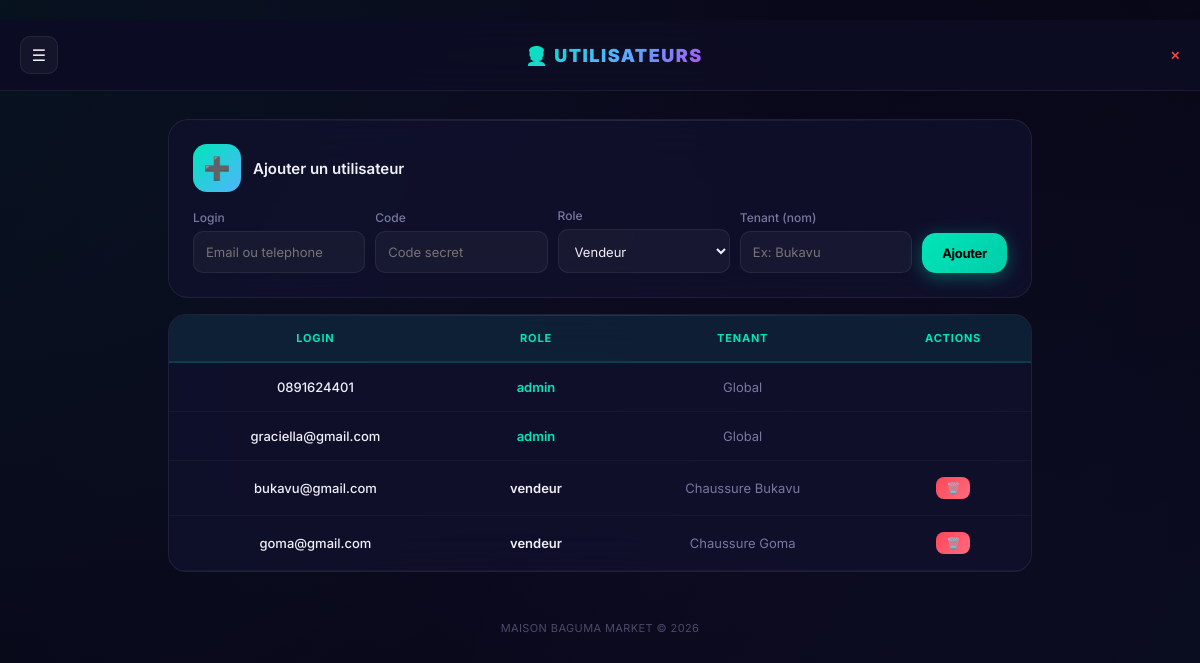
The app's page /utilisateurs (signed in) with its own data.
### tables this page shows
CREATE TABLE utilisateurs (id INTEGER PRIMARY KEY, login TEXT UNIQUE, code TEXT, tenant_id INTEGER DEFAULT 0, role TEXT DEFAULT 'vendeur');

CREATE TABLE tenants (id INTEGER PRIMARY KEY, nom TEXT UNIQUE NOT NULL, actif INTEGER DEFAULT 1, date_creation TEXT, localisation TEXT DEFAULT '', type_commerce TEXT DEFAULT 'Chaussures');

### web.py (the view)
@app.route("/utilisateurs")
@login_required
def utilisateurs():
    if not is_admin():
        return redirect(url_for("dashboard"))
    conn = get_db()
    users = db_fetchall(conn, """SELECT u.id, u.login, u.role, u.tenant_id, t.nom as tenant_nom
        FROM utilisateurs u LEFT JOIN tenants t ON u.tenant_id=t.id ORDER BY u.id""")
    tenants = db_fetchall(conn, "SELECT id, nom FROM tenants WHERE actif=1 ORDER BY id")
    conn.close()
    return render_template("utilisateurs.html", users=users, tenants=tenants, is_admin=is_admin())

### web.py (called while the page is built, shortened)
@app.after_request
def add_headers(response):
    if request.path.startswith("/static/"):
        response.headers["Cache-Control"] = "public, max-age=86400"
    else:
        response.headers["Cache-Control"] = "no-store, no-cache, must-revalidate, max-age=0"
        response.headers["Pragma"] = "no-cache"
        response.headers["Expires"] = "0"
    return response

def get_db():
    if IS_PG:
        import psycopg
        import psycopg.rows
        conn = psycopg.connect(DB_URL, sslmode="require", row_factory=psycopg.rows.dict_row)
        return conn
    else:
        import sqlite3
        conn = sqlite3.connect(LOCAL_DB)
        conn.row_factory = sqlite3.Row
        return conn

def db_fetchone(conn, sql, params=()):
    cur = conn.execute(sql, params)
    return cur.fetchone()

def db_fetchall(conn, sql, params=()):
    cur = conn.execute(sql, params)
    return cur.fetchall()

def login_required(f):
    from functools import wraps
    @wraps(f)
    def decorated(*args, **kwargs):
        if "user_id" not in session:
            return redirect(url_for("login"))
        return f(*args, **kwargs)
    return decorated

def is_admin():
    return session.get("tenant_id", 0) == 0 and session.get("role") == "admin"

def get_effective_tid():
    if is_admin():
        return session.get("view_tenant")
    return session.get("tenant_id")

def get_mode_dg(conn, tenant_id):
    cur = conn.execute("SELECT value FROM settings WHERE tenant_id=%s AND key='mode_dg'" if IS_PG else
                       "SELECT value FROM settings WHERE tenant_id=? AND key='mode_dg'", (tenant_id,))
    row = cur.fetchone()
    if row:
        v = row[0] if isinstance(row, tuple) else row.get("value", "")
        if str(v) == "1" or v == 1 or v is True:
            return True
    return False

### templates/utilisateurs.html (shortened to what this page needs)
﻿{% extends "base.html" %}
{% block body %}
<div class="topbar">
<button class="menu-btn" onclick="toggleNav()">☰</button><h1 class="brand">👮 Utilisateurs</h1><a href="/logout" style="color:var(--red);font-size:12px;font-weight:600">✕</a></div>
<div class="container">
<div class="card" style="border-radius:20px;padding:24px;margin-bottom:16px">
<div style="display:flex;align-items:center;gap:12px;margin-bottom:16px">
<div style="width:48px;height:48px;background:linear-gradient(135deg,var(--accent),var(--blue));border-radius:14px;display:flex;align-items:center;justify-content:center;font-size:22px">➕</div>
<p style="font-size:15px;font-weight:600">Ajouter un utilisateur</p>
</div>
<form method="POST" action="/utilisateurs/new" style="display:flex;gap:10px;flex-wrap:wrap;align-items:end">
<div style="flex:1;min-width:120px"><label style="font-size:12px;color:var(--txt2);font-weight:500;display:block;margin-bottom:6px">Login</label><input type="text" name="login" required placeholder="Email ou telephone" style="width:100%;padding:12px;background:rgba(255,255,255,0.04);border:1px solid var(--glass-border);border-radius:10px;color:var(--txt);font-family:inherit;font-size:13px;outline:none"></div>
<div style="flex:1;min-width:120px"><label style="font-size:12px;color:var(--txt2);font-weight:500;display:block;margin-bottom:6px">Code</label><input type="text" name="code" required placeholder="Code secret" style="width:100%;padding:12px;background:rgba(255,255,255,0.04);border:1px solid var(--glass-border);border-radius:10px;color:var(--txt);font-family:inherit;font-size:13px;outline:none"></div>
<div style="flex:1;min-width:120px"><label style="font-size:12px;color:var(--txt2);font-weight:500;display:block;margin-bottom:6px">Role</label>
<select name="role" id="roleSelect" onchange="toggleTenant()" style="width:100%;padding:12px;background:rgba(255,255,255,0.04);border:1px solid var(--glass-border);border-radius:10px;color:var(--txt);font-family:inherit;font-size:13px;outline:none">
<option value="vendeur">Vendeur</option>
</select></div>
<div style="flex:1;min-width:120px" id="tenantField"><label style="font-size:12px;color:var(--txt2);font-weight:500;display:block;margin-bottom:6px">Tenant (nom)</label><input type="text" name="tenant_nom" placeholder="Ex: Bukavu" list="tenants-list" style="width:100%;padding:12px;background:rgba(255,255,255,0.04);border:1px solid var(--glass-border);border-radius:10px;color:var(--txt);font-family:inherit;font-size:13px;outline:none">
<datalist id="tenants-list">{% for t in tenants %}<option value="{{t.nom}}">{% endfor %}</datalist></div>
<button type="submit" class="btn btn-green" style="padding:12px 20px">Ajouter</button>
</form>
</div>
<div class="card" style="padding:0;overflow:hidden"><div class="table-scroll">
<table>
<tr><th>Login</th><th>Role</th><th>Tenant</th><th>Actions</th></tr>
{% for u in users %}
<tr>
<td style="font-weight:500">{{u.login}}</td>
<td class="{{'tag-entree' if u.role=='admin' else ''}}" style="font-weight:600">{{u.role}}</td>
<td style="color:var(--txt2)">{{u.tenant_nom or 'Global'}}</td>
<td>
{% if u.login not in ('0891624401', 'graciella@gmail.com') %}
<form method="POST" action="/utilisateurs/supprimer/{{u.id}}" style="display:inline" onsubmit="return confirm('Supprimer cet utilisateur ?')">
<button type="submit" class="btn" style="background:linear-gradient(135deg,#ff4757,#ff6b81);padding:4px 10px;font-size:11px;border-radius:8px">🗑️</button>
</form>
{% endif %}
</td>
</tr>
{% endfor %}
</table></div></div>
<div class="footer">MAISON BAGUMA MARKET &copy; 2026</div>
</div>{% endblock %}

### templates/base.html (style rules this page uses)
* { margin:0;padding:0;box-sizing:border-box }
:root { --bg:#080818;--bg2:#0d0d24;--card:rgba(18,18,48,0.7);--card-solid:#121230; --glass:rgba(255,255,255,0.04);--glass-border:rgba(255,255,255,0.07); --accent:#00e6b8;--accent2:#00ccaa;--gold:#f5c542;--gold2:#ffe066; --blue:#50b4fe;--purple:#a855f7;--pink:#f472b6;--red:#ef4444;--orange:#f97316; --success:#00e6b8;--warning:#f5c542;--danger:#ef4444; --txt:#f0f0f8;--txt2:#7878a0;--txt3:#4a4a6a; --shadow:0 8px 32px rgba(0,0,0,0.5); --glow:0 0 24px rgba(0,230,184,0.12); }
body { font-family:'Inter',system-ui,-apple-system,sans-serif;background:var(--bg);color:var(--txt);min-height:100vh;overflow-x:hidden }
body::before { content:'';position:fixed;top:-50%;left:-50%;width:200%;height:200%;background:radial-gradient(circle at 20% 20%,rgba(0,230,184,0.06) 0%,transparent 40%),radial-gradient(circle at 80% 80%,rgba(80,180,254,0.04) 0%,transparent 40%),radial-gradient(circle at 50% 50%,rgba(168,85,247,0.03) 0%,transparent 50%);pointer-events:none;z-index:0 }
a { color:var(--accent);text-decoration:none;transition:color .2s }
.topbar { background:rgba(13,13,36,0.9);backdrop-filter:blur(24px);-webkit-backdrop-filter:blur(24px);padding:16px 20px;display:flex;align-items:center;justify-content:space-between;position:sticky;top:0;z-index:100;border-bottom:1px solid var(--glass-border) }
.topbar h1 { font-size:18px;font-weight:800;color:var(--txt);letter-spacing:-0.5px }
.topbar .menu-btn { background:var(--glass);border:1px solid var(--glass-border);color:var(--txt);width:38px;height:38px;border-radius:10px;cursor:pointer;font-size:16px;display:flex;align-items:center;justify-content:center;transition:all .2s }
.topbar .brand { font-size:18px;font-weight:900;letter-spacing:1.5px;background:linear-gradient(135deg,var(--accent),var(--blue),var(--purple));-webkit-background-clip:text;-webkit-text-fill-color:transparent;background-clip:text;text-shadow:none;text-transform:uppercase }
.container { padding:16px;max-width:920px;margin:0 auto;position:relative;z-index:1 }
.card { background:var(--card);backdrop-filter:blur(24px);-webkit-backdrop-filter:blur(24px);border:1px solid var(--glass-border);border-radius:18px;padding:20px;margin-bottom:14px;transition:all .3s;position:relative;overflow:hidden }
.card::before { content:'';position:absolute;top:0;left:0;right:0;height:1px;background:linear-gradient(90deg,transparent,rgba(255,255,255,0.1),transparent) }
table { width:100%;border-collapse:separate;border-spacing:0;font-size:12px }
th { background:rgba(0,230,184,0.08);color:var(--accent);padding:14px 10px;text-align:center;font-size:11px;font-weight:700;text-transform:uppercase;letter-spacing:0.8px;position:sticky;top:0;border-bottom:2px solid rgba(0,230,184,0.15) }
td { padding:12px 10px;text-align:center;border-bottom:1px solid rgba(255,255,255,0.04);color:var(--txt);transition:background .2s }
.tag-entree { color:var(--accent);font-weight:700 }
.btn { padding:14px 22px;border:none;border-radius:14px;font-size:13px;font-weight:700;cursor:pointer;display:inline-flex;align-items:center;justify-content:center;gap:8px;transition:all .3s;font-family:inherit;letter-spacing:-0.3px }
.btn-green { background:linear-gradient(135deg,var(--accent),#00ccaa);color:#000;box-shadow:0 4px 18px rgba(0,230,184,0.35) }
select option { background:#1a1a2e;color:#f0f0f8;padding:10px }
.table-scroll { overflow-x:auto;-webkit-overflow-scrolling:touch;border-radius:14px }
.footer { text-align:center;padding:35px 20px;color:var(--txt3);font-size:11px;letter-spacing:0.4px }
.card,.stat,.flash { animation:fadeIn .5s ease }
@media (min-width:600px) { .container { padding:28px } }
@media (min-width:600px) { table { font-size:13px } }
@media (min-width:600px) { th,td { padding:16px 14px } }

### records on screen
utilisateurs: login "0891624401", role "admin", tenant_nom "Global"
utilisateurs: login "graciella@gmail.com", role "admin", tenant_nom "Global"
utilisateurs: login "bukavu@gmail.com", role "vendeur", nom "Chaussure Bukavu"
utilisateurs: login "goma@gmail.com", role "vendeur", nom "Chaussure Goma"
